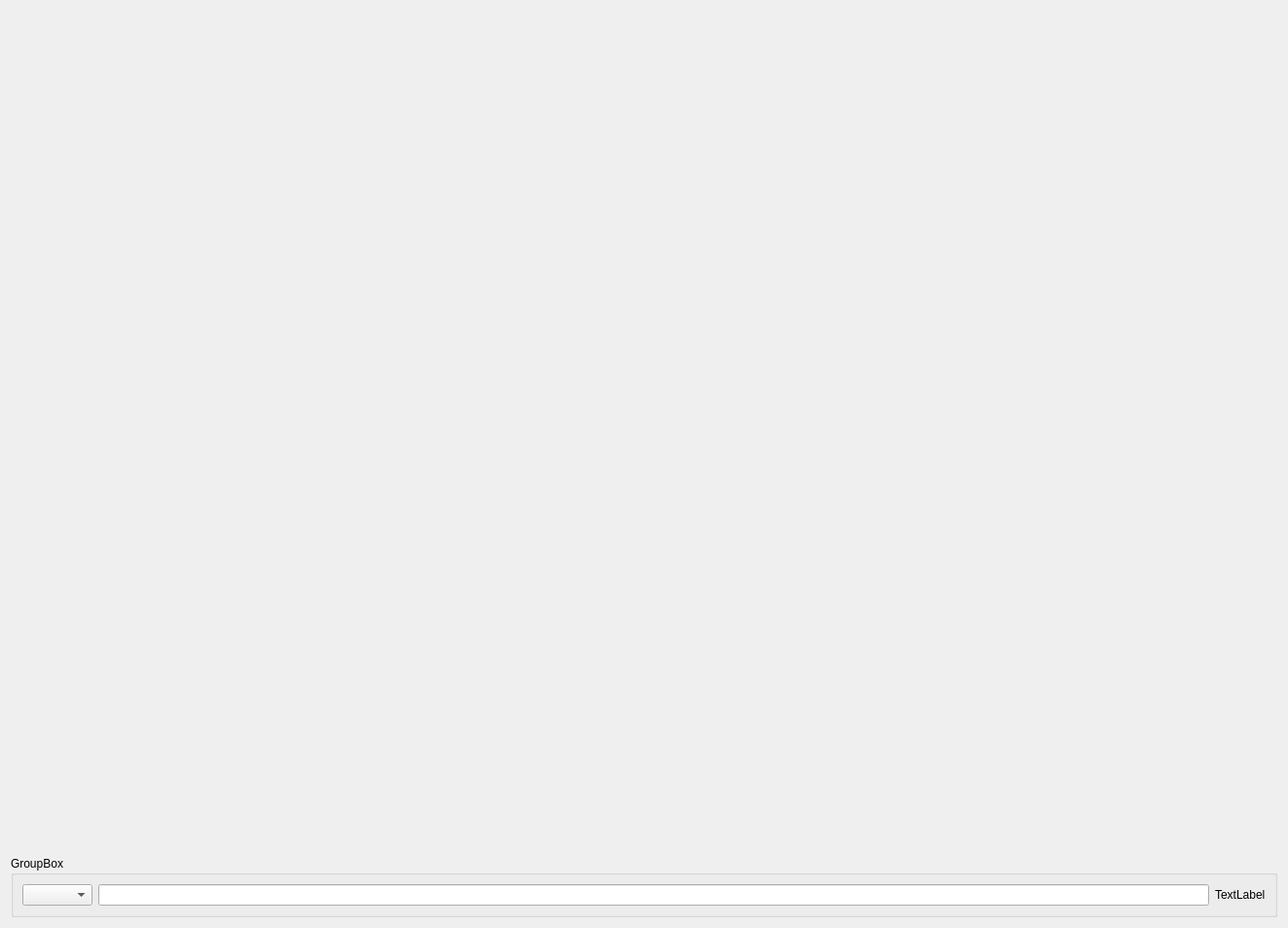
<?xml version="1.0" encoding="UTF-8"?>
<ui version="4.0">
 <class>Form</class>
 <widget class="QWidget" name="Form">
  <property name="geometry">
   <rect>
    <x>0</x>
    <y>0</y>
    <width>1323</width>
    <height>953</height>
   </rect>
  </property>
  <property name="windowTitle">
   <string>Form</string>
  </property>
  <layout class="QGridLayout" name="gridLayout_2">
   <item row="0" column="0">
    <widget class="MplCanvas" name="widget" native="true">
     <property name="sizePolicy">
      <sizepolicy hsizetype="Expanding" vsizetype="Expanding">
       <horstretch>100</horstretch>
       <verstretch>100</verstretch>
      </sizepolicy>
     </property>
     <property name="minimumSize">
      <size>
       <width>0</width>
       <height>300</height>
      </size>
     </property>
    </widget>
   </item>
   <item row="1" column="0">
    <widget class="QGroupBox" name="groupBox">
     <property name="title">
      <string>GroupBox</string>
     </property>
     <layout class="QGridLayout" name="gridLayout">
      <item row="0" column="0">
       <widget class="QComboBox" name="cb_example"/>
      </item>
      <item row="0" column="1">
       <widget class="QLineEdit" name="lineEdit"/>
      </item>
      <item row="0" column="2">
       <widget class="QLabel" name="label">
        <property name="text">
         <string>TextLabel</string>
        </property>
       </widget>
      </item>
     </layout>
    </widget>
   </item>
  </layout>
 </widget>
 <customwidgets>
  <customwidget>
   <class>MplCanvas</class>
   <extends>QWidget</extends>
   <header>matplot_qt</header>
   <container>1</container>
  </customwidget>
 </customwidgets>
 <resources/>
 <connections/>
</ui>
